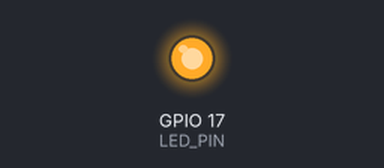
Bench run of a program on a simulated Raspberry Pi (BCM pin numbers), started with the arguments --set on. On the bench: output pins drawn as LEDs (lit = HIGH). What the program prints to the terminal is not drawn. At 0.0 s the program stops and its outputs stay as they are.

Above: at 0.1 s.
Timing chart, 0 to 1.5 s (numbered marks = the images above):
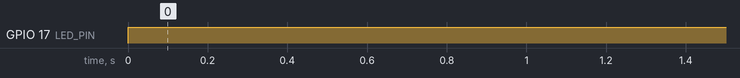

The program:

ir_led.py
```python
import RPi.GPIO as GPIO
import argparse

LED_PIN = 17

GPIO.setmode(GPIO.BCM)
GPIO.setwarnings(False)
GPIO.setup(LED_PIN, GPIO.OUT)

parser = argparse.ArgumentParser()
parser.add_argument('--set', choices=['on', 'off'], required=True, help='Set LED to On/Off')
args = parser.parse_args()

if args.set == 'on':
	print('[WW] Powerfull IR emmiter is on: this can damadge you eyes!')
	GPIO.output(LED_PIN, GPIO.HIGH)
else:
	print('[II] IR emmiter is turned off.')
	GPIO.output(LED_PIN, GPIO.LOW)
```

Measured:
- by itself, GPIO 17 (LED_PIN): LOW → HIGH at 0.00 s
